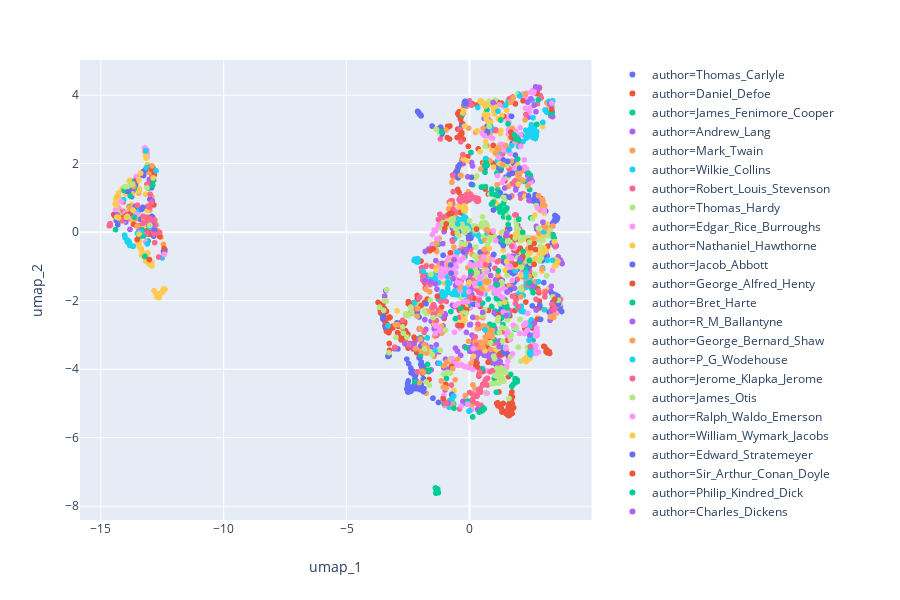

The code cell stored with this chart in its notebook:
### Markdown cell above
### Plotly Interactive Scatter Plot

### Code cell
fig = px.scatter(v2_author_df, x='umap_1', y='umap_2', color='author',
                 hover_data=['work'])
fig.show()
